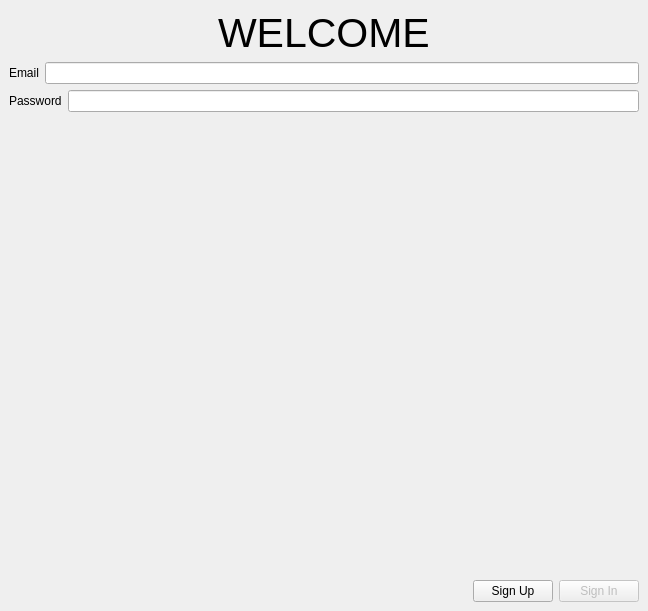
<?xml version="1.0" encoding="UTF-8"?>
<ui version="4.0">
 <class>SignIn</class>
 <widget class="QMainWindow" name="SignIn">
  <property name="geometry">
   <rect>
    <x>0</x>
    <y>0</y>
    <width>648</width>
    <height>611</height>
   </rect>
  </property>
  <property name="windowTitle">
   <string>SignIn</string>
  </property>
  <widget class="QWidget" name="centralwidget">
   <layout class="QVBoxLayout" name="verticalLayout_5">
    <item>
     <layout class="QVBoxLayout" name="verticalLayout_3">
      <item>
       <layout class="QVBoxLayout" name="verticalLayout_2">
        <item>
         <layout class="QVBoxLayout" name="verticalLayout">
          <item>
           <layout class="QHBoxLayout" name="horizontalLayout_4">
            <item>
             <spacer name="horizontalSpacer_2">
              <property name="orientation">
               <enum>Qt::Horizontal</enum>
              </property>
              <property name="sizeHint" stdset="0">
               <size>
                <width>40</width>
                <height>20</height>
               </size>
              </property>
             </spacer>
            </item>
            <item>
             <widget class="QLabel" name="label_welcome">
              <property name="font">
               <font>
                <pointsize>31</pointsize>
               </font>
              </property>
              <property name="text">
               <string>WELCOME</string>
              </property>
             </widget>
            </item>
            <item>
             <spacer name="horizontalSpacer_3">
              <property name="orientation">
               <enum>Qt::Horizontal</enum>
              </property>
              <property name="sizeHint" stdset="0">
               <size>
                <width>40</width>
                <height>20</height>
               </size>
              </property>
             </spacer>
            </item>
           </layout>
          </item>
          <item>
           <layout class="QHBoxLayout" name="horizontalLayout">
            <item>
             <widget class="QLabel" name="label_email">
              <property name="text">
               <string>Email</string>
              </property>
             </widget>
            </item>
            <item>
             <widget class="QLineEdit" name="lineEdit_email"/>
            </item>
           </layout>
          </item>
          <item>
           <layout class="QHBoxLayout" name="horizontalLayout_2">
            <item>
             <widget class="QLabel" name="label_password">
              <property name="text">
               <string>Password</string>
              </property>
             </widget>
            </item>
            <item>
             <widget class="QLineEdit" name="lineEdit_password">
              <property name="echoMode">
               <enum>QLineEdit::Password</enum>
              </property>
             </widget>
            </item>
           </layout>
          </item>
         </layout>
        </item>
        <item>
         <layout class="QVBoxLayout" name="verticalLayout_4">
          <item>
           <layout class="QHBoxLayout" name="horizontalLayout_5">
            <item>
             <widget class="QLabel" name="label_wrongdata">
              <property name="text">
               <string/>
              </property>
             </widget>
            </item>
            <item>
             <spacer name="horizontalSpacer_4">
              <property name="orientation">
               <enum>Qt::Horizontal</enum>
              </property>
              <property name="sizeHint" stdset="0">
               <size>
                <width>40</width>
                <height>20</height>
               </size>
              </property>
             </spacer>
            </item>
           </layout>
          </item>
          <item>
           <spacer name="verticalSpacer">
            <property name="orientation">
             <enum>Qt::Vertical</enum>
            </property>
            <property name="sizeHint" stdset="0">
             <size>
              <width>20</width>
              <height>40</height>
             </size>
            </property>
           </spacer>
          </item>
         </layout>
        </item>
        <item>
         <layout class="QHBoxLayout" name="horizontalLayout_3">
          <item>
           <spacer name="horizontalSpacer">
            <property name="orientation">
             <enum>Qt::Horizontal</enum>
            </property>
            <property name="sizeHint" stdset="0">
             <size>
              <width>40</width>
              <height>20</height>
             </size>
            </property>
           </spacer>
          </item>
          <item>
           <widget class="QPushButton" name="pushButton_signup">
            <property name="text">
             <string>Sign Up</string>
            </property>
           </widget>
          </item>
          <item>
           <widget class="QPushButton" name="pushButton_signin">
            <property name="enabled">
             <bool>false</bool>
            </property>
            <property name="text">
             <string>Sign In</string>
            </property>
           </widget>
          </item>
         </layout>
        </item>
       </layout>
      </item>
     </layout>
    </item>
   </layout>
  </widget>
 </widget>
 <resources/>
 <connections/>
</ui>
